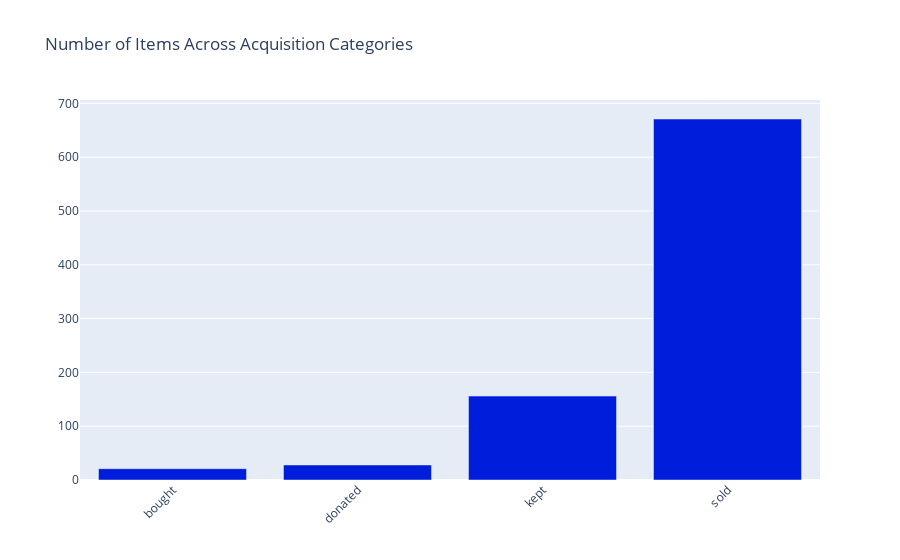
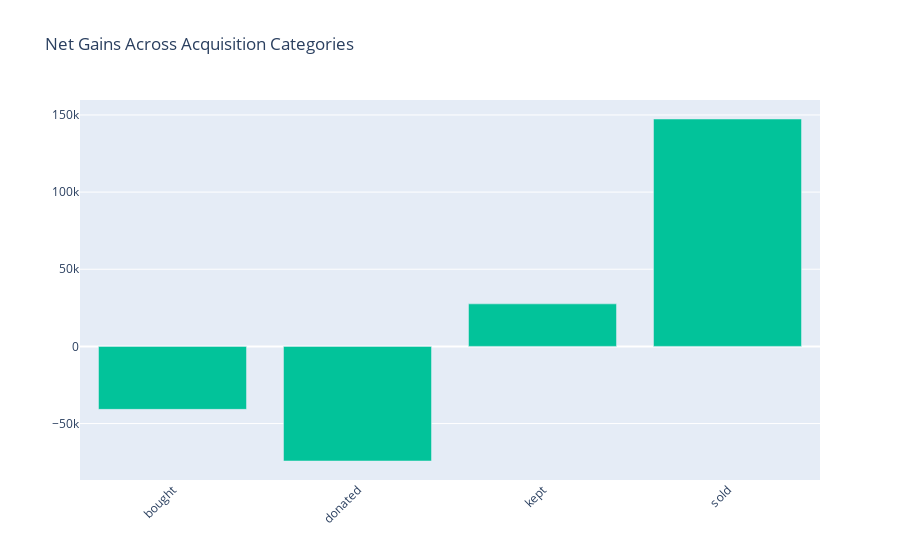

The notebook cell these images were saved under, in order:
### Markdown cell above
Same problem. Let's just plot them individually.

### Code cell
fig6 = go.Figure()

# iterate through each trace
fig6.add_trace(go.Bar(
    x=types_of_things_happened,
    y=number_of_things_collected,
    name='Number of Items Collected',
    marker_color='#001ddb'
))
fig6.update_layout(barmode='group', xaxis_tickangle=-45)
fig6.update_layout(title='Number of Items Across Acquisition Categories')
fig6.show() # fail

fig7 = go.Figure()

# iterate through each trace
fig7.add_trace(go.Bar(
    x=types_of_things_happened,
    y=cumulative_earnings,
    name='Cumulative Value',
    marker_color='#02c39a'
))
fig7.update_layout(barmode='group', xaxis_tickangle=-45)
fig7.update_layout(title='Net Gains Across Acquisition Categories')
fig7.show() # fail

### Figure 1 — Plotly figure (JSON) as saved in the notebook; plotly's stock layout.template omitted (floating-point values rounded to 4 significant figures)
{"data": [{"marker": {"color": "#001ddb"}, "name": "Number of Items Collected", "type": "bar", "x": ["bought", "donated", "kept", "sold"], "y": [21, 28, 156, 671]}], "layout": {"barmode": "group", "title": {"text": "Number of Items Across Acquisition Categories"}, "xaxis": {"tickangle": -45}}}

### Figure 2 — Plotly figure (JSON) as saved in the notebook; plotly's stock layout.template omitted (floating-point values rounded to 4 significant figures)
{"data": [{"marker": {"color": "#02c39a"}, "name": "Cumulative Value", "type": "bar", "x": ["bought", "donated", "kept", "sold"], "y": [-40810, -74280, 27560, 147375]}], "layout": {"barmode": "group", "title": {"text": "Net Gains Across Acquisition Categories"}, "xaxis": {"tickangle": -45}}}
